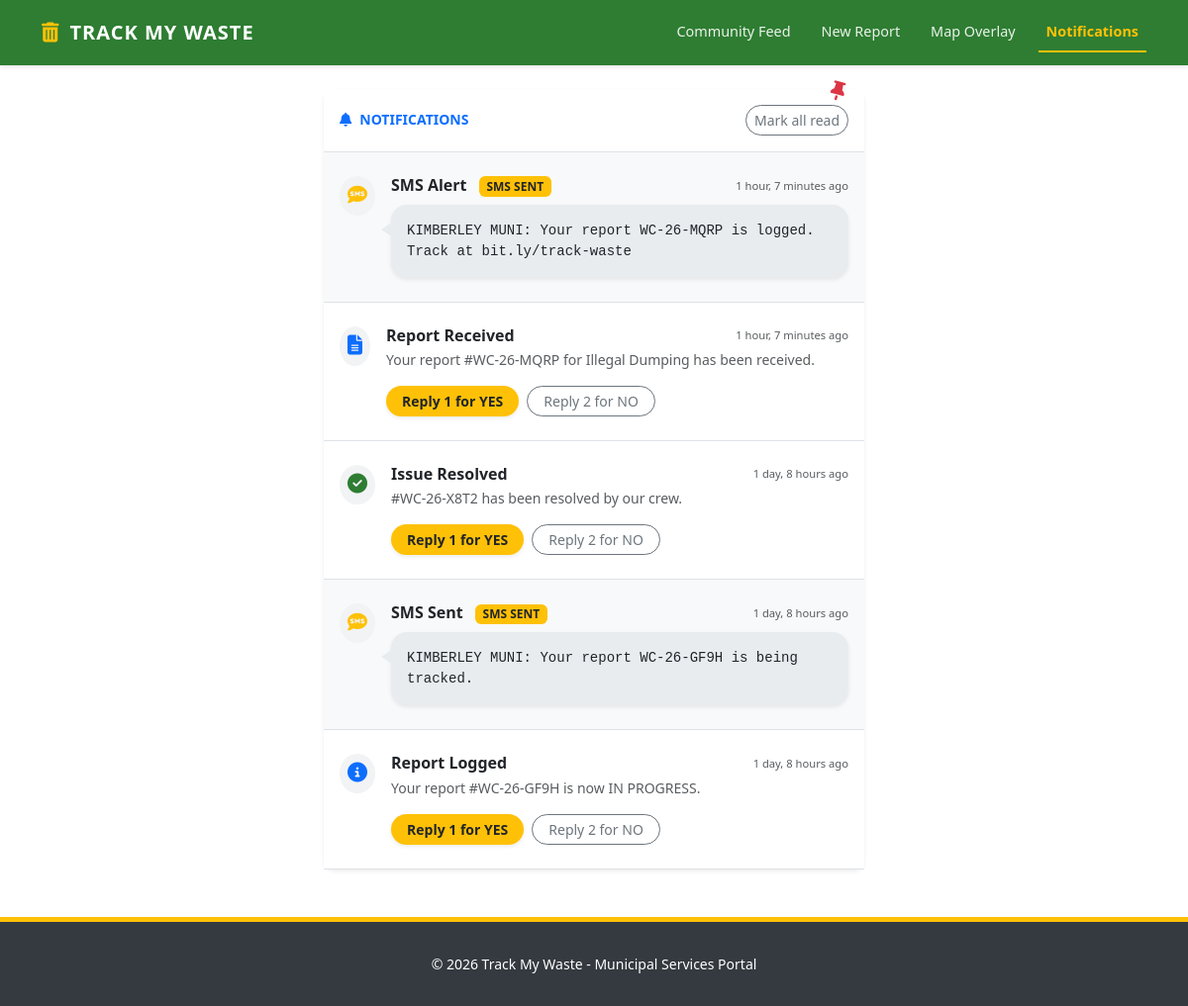
/notifications/, run on the app's committed database.
### reports/models.py (models this page shows, shortened)
class Notification(models.Model):
    title = models.CharField(max_length=100)
    message = models.TextField()
    is_sms = models.BooleanField(default=False)
    created_at = models.DateTimeField(auto_now_add=True)
    report = models.ForeignKey(Report, on_delete=models.CASCADE, related_name='notifications', null=True, blank=True)
    icon = models.CharField(max_length=50, default='fas fa-bell')
    color = models.CharField(max_length=50, default='text-blue')

### reports/views.py (the view, shortened to what this page needs)
# urls.py: path('notifications/', views.notifications_view, name='notifications'),
def notifications_view(request):
    notifications = Notification.objects.all().order_by('-created_at')
    return render(request, 'reports/notifications.html', {'notifications': notifications})

### reports/templates/reports/notifications.html (shortened to what this page needs)
{% extends 'base.html' %}
{% block content %}
<div class="row justify-content-center">
    <div class="col-md-8 col-lg-6">
        <div class="card border-0 shadow-sm notice-card">
            <div class="card-header bg-white py-3 border-bottom d-flex justify-content-between align-items-center">
                <h5 class="mb-0 text-uppercase small font-weight-700 text-blue"><i class="fas fa-bell me-2"></i>Notifications</h5>
                <button class="btn btn-sm btn-outline-secondary rounded-pill">Mark all read</button>
            </div>
            <div class="card-body p-0">
                <div class="list-group list-group-flush">
                    {% for notification in notifications %}
                    <div class="list-group-item py-4 border-bottom {% if notification.is_sms %}bg-sms-sim{% endif %}">
                        <div class="d-flex align-items-start">
                            <div class="flex-shrink-0 me-3">
                                <div class="bg-light p-2 rounded-circle">
                                    <i class="{{ notification.icon }} {{ notification.color }} fs-5"></i>
                                </div>
                            </div>
                            <div class="flex-grow-1">
                                <div class="d-flex justify-content-between align-items-center mb-1">
                                    <h6 class="mb-0 font-weight-700 text-dark">
                                        {{ notification.title }}
                                        {% if notification.is_sms %}
                                            <span class="badge bg-yellow text-dark ms-2 small">SMS SENT</span>
                                        {% endif %}
                                    </h6>
                                    <small class="text-muted x-small">
                                        {% if notification.created_at %}
                                            {{ notification.created_at|timesince }} ago
                                        {% else %}
                                            {{ notification.time }}
                                        {% endif %}
                                    </small>
                                </div>
                                {% if notification.is_sms %}
                                    <div class="sms-bubble mt-2 p-3 rounded-4 shadow-sm position-relative">
                                        <p class="text-dark small mb-0 font-monospace">{{ notification.message }}</p>
                                        <div class="sms-tail position-absolute" style="left: -10px; top: 15px; width: 0; height: 0; border-top: 10px solid transparent; border-bottom: 10px solid transparent; border-right: 15px solid #e9ecef;"></div>
                                    </div>
                                {% else %}
                                    <p class="text-muted small mb-3">{{ notification.message }}</p>
                                    <div class="d-flex gap-2">
                                        <button class="btn btn-sm btn-yellow rounded-pill px-3 shadow-sm">Reply 1 for YES</button>
                                        <button class="btn btn-sm btn-outline-secondary rounded-pill px-3">Reply 2 for NO</button>
                                    </div>
                                {% endif %}
                            </div>
                        </div>
                    </div>
                    {% empty %}
                    <div class="p-5 text-center text-muted">
                        <i class="fas fa-bell-slash fa-3x mb-3 opacity-25"></i>
                        <p>No new notifications.</p>
                    </div>
                    {% endfor %}
                </div>
            </div>
        </div>
    </div>
</div>
{% endblock %}

### templates/base.html (shortened to what this page needs)
<!DOCTYPE html>
<html lang="en">
<head>
    <link href="https://cdn.jsdelivr.net/npm/bootstrap@5.3.0/dist/css/bootstrap.min.css" rel="stylesheet">
    <link rel="stylesheet" href="https://cdnjs.cloudflare.com/ajax/libs/font-awesome/6.4.0/css/all.min.css">
</head>
<body>
    {% with request.resolver_match.url_name as url_name %}
    <nav class="navbar navbar-expand-lg navbar-dark">
        <div class="container">
            <a class="navbar-brand" href="{% url 'menu' %}">
                <i class="fas fa-trash-alt"></i> Track My Waste
            </a>
            <div class="collapse navbar-collapse" id="navbarNav">
                <ul class="navbar-nav ms-auto">
                    <li class="nav-item">
                        <a class="nav-link {% if url_name == 'report_list' %}active{% endif %}" href="{% url 'report_list' %}">Community Feed</a>
                    </li>
                    <li class="nav-item">
                        <a class="nav-link {% if url_name == 'create_report' %}active{% endif %}" href="{% url 'create_report' %}">New Report</a>
                    </li>
                    <li class="nav-item">
                        <a class="nav-link {% if url_name == 'community_map' %}active{% endif %}" href="{% url 'community_map' %}">Map Overlay</a>
                    </li>
                    <li class="nav-item">
                        <a class="nav-link {% if url_name == 'notifications' %}active{% endif %}" href="{% url 'notifications' %}">Notifications</a>
                    </li>
                </ul>
            </div>
        </div>
    </nav>
    {% endwith %}
    <div class="container mt-4 flex-grow-1">
        {% block content %}{% endblock %}
    </div>
    <footer class="footer-dark mt-5">
        <div class="container">
            <p class="mb-0 small">&copy; 2026 Track My Waste - Municipal Services Portal</p>
        </div>
    </footer>
</body>
</html>

### templates/base.html (style rules this page uses)
:root { --theme-green: #2e7d32; --theme-blue: #0d6efd; --theme-yellow: #ffc107; --theme-cyan: #0dcaf0; --bg-white: #ffffff; --bg-light: #f8f9fa; --footer-dark: #343a40; --text-dark: #212529; --text-muted: #6c757d; }
body { background-color: var(--bg-white); color: var(--text-dark); font-family: 'Segoe UI', Tahoma, Geneva, Verdana, sans-serif; min-height: 100vh; display: flex; flex-direction: column; }
.navbar { background-color: var(--theme-green) !important; padding: 0.8rem 1rem; box-shadow: 0 2px 4px rgba(0,0,0,0.1); }
.navbar-brand { color: #ffffff !important; font-weight: 700; display: flex; align-items: center; text-transform: uppercase; letter-spacing: 1px; }
.navbar-brand i { margin-right: 10px; color: var(--theme-yellow); }
.nav-link { color: rgba(255,255,255,0.9) !important; font-size: 0.9rem; margin-left: 15px; font-weight: 500; transition: all 0.2s; }
.nav-link.active { color: var(--theme-yellow) !important; font-weight: 700; border-bottom: 2px solid var(--theme-yellow); }
.btn-yellow { background-color: var(--theme-yellow); color: #212529; border: none; font-weight: 600; transition: all 0.2s; }
.card { border: 1px solid #e9ecef; border-radius: 10px; box-shadow: 0 2px 10px rgba(0,0,0,0.05); background-color: #ffffff; }
.notice-card { border-top: 4px solid var(--theme-yellow); position: relative; }
.notice-card::after { content: '\f08d'; font-family: 'Font Awesome 6 Free'; font-weight: 900; position: absolute; top: -12px; right: 20px; color: #dc3545; font-size: 1.2rem; transform: rotate(15deg); }
.footer-dark { background-color: var(--footer-dark); color: #ffffff; padding: 2rem 0; text-align: center; margin-top: auto; border-top: 5px solid var(--theme-yellow); }
.text-yellow { color: var(--theme-yellow) !important; }
.bg-yellow { background-color: var(--theme-yellow) !important; }
.text-green { color: var(--theme-green) !important; }
.text-blue { color: var(--theme-blue) !important; }

### reports/templates/reports/notifications.html (style rules this page uses)
.font-weight-700 { font-weight: 700; }
.text-blue { color: var(--theme-blue) !important; }
.text-green { color: var(--theme-green) !important; }
.text-yellow { color: var(--theme-yellow) !important; }
.x-small { font-size: 0.7rem; }
.list-group-item { transition: background-color 0.2s; border-left: 0; border-right: 0; }
.bg-light { background-color: #f1f3f5 !important; }
.btn-yellow { background-color: var(--theme-yellow); color: #212529; font-weight: 600; border: none; }
.bg-sms-sim { background-color: #f8f9fa !important; border-left: 4px solid var(--theme-yellow); }
.sms-bubble { background-color: #e9ecef; border-radius: 1.5rem; border-top-left-radius: 0.2rem; }
.font-monospace { font-family: 'Courier New', Courier, monospace; }

### data on the page
Notification: title "SMS Alert", is_sms "SMS SENT", created_at "1 hour, 7 minutes", message "KIMBERLEY MUNI: Your report WC-26-MQRP is logged. Track at bit.ly/track-waste"
Notification: title "Report Received", created_at "1 hour, 7 minutes", message "Your report #WC-26-MQRP for Illegal Dumping has been received."
Notification: title "Issue Resolved", created_at "1 day, 8 hours", message "#WC-26-X8T2 has been resolved by our crew."
Notification: title "SMS Sent", is_sms "SMS SENT", created_at "1 day, 8 hours", message "KIMBERLEY MUNI: Your report WC-26-GF9H is being tracked."
Notification: title "Report Logged", created_at "1 day, 8 hours", message "Your report #WC-26-GF9H is now IN PROGRESS."
